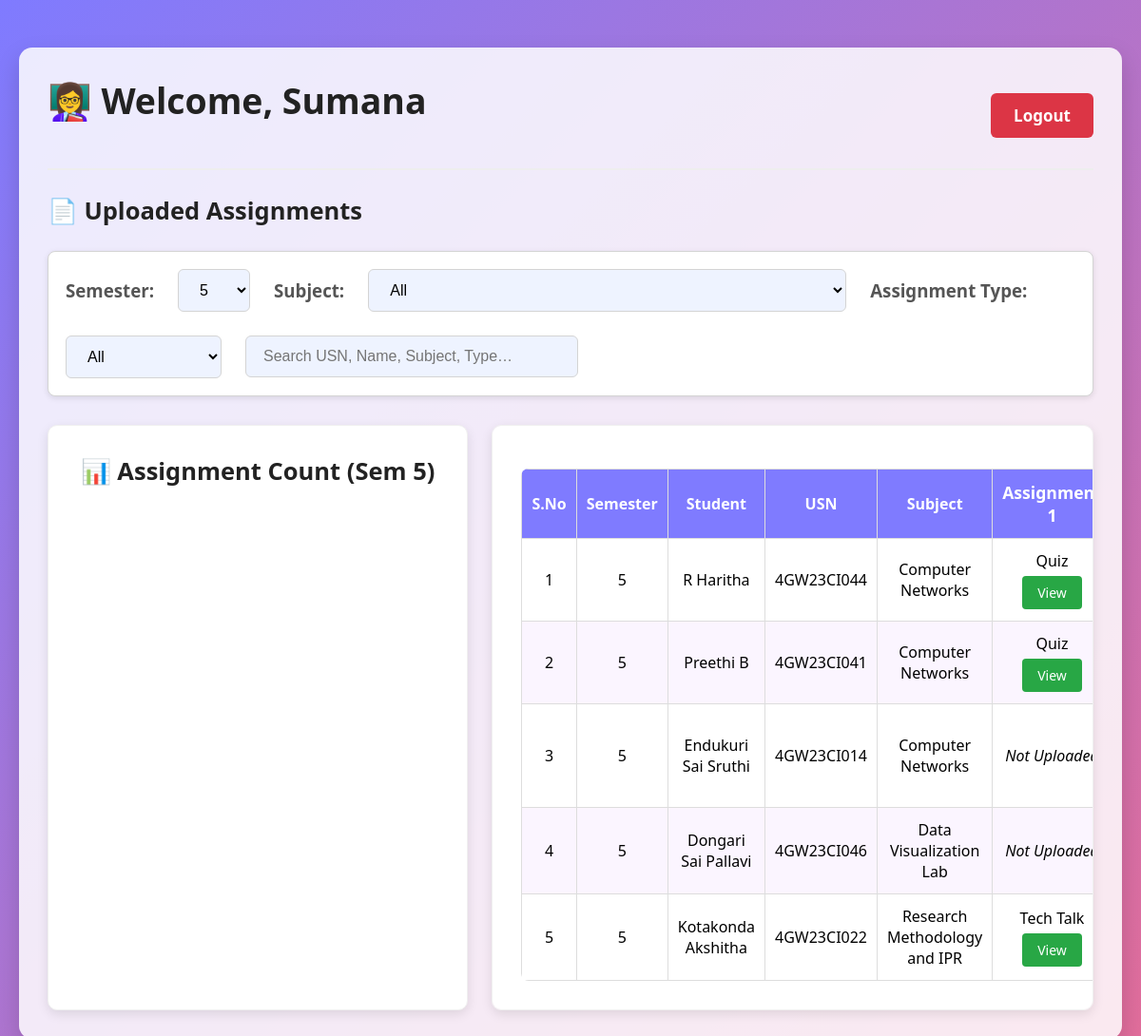
The app's page /teacher_dashboard.php?semester=5 (signed in) with its own data.
### tables this page shows
CREATE TABLE IF NOT EXISTS `assignments` (
  `id` int NOT NULL AUTO_INCREMENT,
  `usn` varchar(25) NOT NULL,
  `student_id` int NOT NULL,
  `subject` varchar(255) NOT NULL,
  `assignment_type` varchar(100) NOT NULL,
  `assignment_no` int NOT NULL,
  `file_path` varchar(500) NOT NULL,
  `semester` int NOT NULL,
  `uploaded_at` timestamp NULL DEFAULT CURRENT_TIMESTAMP,
  PRIMARY KEY (`id`)
);

CREATE TABLE IF NOT EXISTS `student` (
  `id` int NOT NULL AUTO_INCREMENT,
  `usn` varchar(10) NOT NULL,
  `password` varchar(500) NOT NULL,
  `name` varchar(500) NOT NULL,
  `email` varchar(1000) NOT NULL,
  `dept` varchar(5) NOT NULL,
  `mobile` bigint NOT NULL,
  `sem` int NOT NULL,
  `batch` int NOT NULL,
  `dob` date DEFAULT NULL,
  `active` int NOT NULL DEFAULT '1',
  PRIMARY KEY (`id`)
);

### teacher_dashboard.php (the view, shortened to what this page needs)
<?php
include("db.php");
$teacher_name = $_SESSION['name'];
$filter_clauses = [];
$filter_types = '';
$filter_params = [];
$selected_semester = $_GET['semester'] ?? "";
if (!empty($selected_semester)) {
    $filter_clauses[] = "a.semester = ?";
    $filter_types .= "s";
    $filter_params[] = $selected_semester;
}
$where_clause = empty($filter_clauses) ? "1=1" : implode(" AND ", $filter_clauses);
$query = "
    SELECT a.*, s.name AS student_name, s.usn
    FROM assignments a
    JOIN student s ON a.usn = s.usn
    WHERE $where_clause
    ORDER BY a.semester, a.subject, a.assignment_no
";
$stmt = $conn->prepare($query);
if (!empty($filter_params)) {
    $stmt->bind_param($filter_types, ...$filter_params);
}
$stmt->execute();
$result = $stmt->get_result();
$semesters = $conn->query("SELECT DISTINCT sem FROM scheme ORDER BY sem ASC");
$grouped = [];
if ($result && $result->num_rows > 0) {
    while ($row = $result->fetch_assoc()) {
        $sem = $row['semester'];
        $usn = $row['usn'];
        $sub = $row['subject'];
        $grouped[$sem][$usn][$sub][$row['assignment_no']] = $row;
    }
}
$where_sem_clause = !empty($selected_semester) ? "WHERE semester = ?" : "WHERE 1=1";
$param_value = $selected_semester;
$count_query = "SELECT
    (SELECT COUNT(*) FROM assignments $where_sem_clause AND assignment_no=1) AS c1,
    (SELECT COUNT(*) FROM assignments $where_sem_clause AND assignment_no=2) AS c2";
$count_stmt = $conn->prepare($count_query);
if (!empty($selected_semester)) {
    $count_stmt->bind_param("ss", $param_value, $param_value);
}
$count_stmt->execute();
$counts = $count_stmt->get_result()->fetch_assoc();
$assign1 = $counts['c1'];
$assign2 = $counts['c2'];
$total_assignments = $assign1 + $assign2;
?>
<!DOCTYPE html>
<html>
<head>
</head>
<body>
<div class="container">
<div class="header-bar">
    <h2>👩‍🏫 Welcome, <?= htmlspecialchars($teacher_name); ?></h2>
    <a href="logout.php" class="btn-logout">Logout</a>
</div>
<h3>📄 Uploaded Assignments</h3>
<form method="get" class="filters" id="filterForm">
    <label for="semester">Semester:</label>
    <select name="semester" id="semester">
        <?php
        if ($semesters) $semesters->data_seek(0);
        while ($s = $semesters->fetch_assoc()): ?>
            <option value="<?= $s['sem']; ?>" <?= ($selected_semester == $s['sem']) ? 'selected' : ''; ?>>
                <?= $s['sem']; ?>
            </option>
        <?php endwhile; ?>
    </select>
    <label for="subject">Subject:</label>
    <select name="subject" id="subject">
        <option value="">All</option>
    </select>
    <label for="assignment_type">Assignment Type:</label>
    <select name="assignment_type" id="assignment_type">
        <option value="">All</option>
    </select>
    <input type="text" id="searchInput" placeholder="Search USN, Name, Subject, Type…">
</form>
<div class="flex-container">
    <div class="chart-card">
        <h3>📊 Assignment Count
            <?php if (!empty($selected_semester)): ?>
                (Sem <?= htmlspecialchars($selected_semester) ?>)
            <?php else: ?>
                (All Semesters)
            <?php endif; ?>
        </h3>
        <?php if ($total_assignments > 0): ?>
            <div id="piechart" style="width:100%; height:250px;"></div>
        <?php else: ?>
            <div id="piechart" style="width:100%; height:250px;" class="no-submissions-msg">
                No submissions found for the current filters.
            </div>
        <?php endif; ?>
    </div>
    <div class="table-card">
        <table id="assignmentTable">
            <thead>
            <tr>
                <th>S.No</th>
                <th>Semester</th>
                <th>Student</th>
                <th>USN</th>
                <th>Subject</th>
                <th style="font-size: 1.1em;">Assignment 1</th>
                </tr>
            </thead>
            <tbody id="tableBody">
            <?php
            $sno = 1;
            if (!empty($grouped)):
                foreach ($grouped as $sem => $students):
                    foreach ($students as $usn => $subjects):
                        foreach ($subjects as $subject => $assignments):
                            $student_name = reset($assignments)['student_name'];
            ?>
            <tr data-subject="<?= htmlspecialchars($subject) ?>" data-usn="<?= htmlspecialchars($usn) ?>" data-name="<?= htmlspecialchars($student_name) ?>" data-sem="<?= htmlspecialchars($sem) ?>">
                <td><?= $sno++ ?></td>
                <td><?= $sem ?></td>
                <td><?= htmlspecialchars($student_name) ?></td>
                <td><?= htmlspecialchars($usn) ?></td>
                <td><?= htmlspecialchars($subject) ?></td>
                <?php for ($i=1; $i<=2; $i++): ?>
                    <td>
                        <?php if (isset($assignments[$i])):
                            $file_path = $assignments[$i]['file_path'] ?? '';
                        ?>
                            <span data-type="<?= htmlspecialchars($assignments[$i]['assignment_type']) ?>"><?= htmlspecialchars($assignments[$i]['assignment_type']) ?></span><br>
                            <?php if (!empty($file_path)): ?>
                                <a href="download.php?file=<?= urlencode($file_path) ?>" class="btn-view" target="_blank">View</a>
                            <?php else: ?>
                                <span style="color:#f0ad4e;">File Missing</span>
                            <?php endif; ?>
                        <?php else: ?>
                            <em>Not Uploaded</em>
                        <?php endif; ?>
                    </td>
                <?php endfor; ?>
            </tr>
            <?php endforeach; endforeach; endforeach; else: ?>
                <tr><td colspan="7">No Records Found</td></tr>
            <?php endif; ?>
            </tbody>
        </table>
    </div>
</div> </div>
</body>
</html>

### teacher_dashboard.php (style rules this page uses)
body { font-family: 'Segoe UI', Tahoma, Geneva, Verdana, sans-serif; font-size: 17px; background: linear-gradient(135deg, #7F7BFF, #E26D9A); margin:0; padding:20px; display: flex; justify-content: center; align-items: flex-start; min-height: 100vh; }
.container { background: #ffffffd9; padding:30px; border-radius:14px; box-shadow: 0px 10px 25px rgba(0,0,0,0.15); max-width:1400px; width: 95%; margin-top: 30px; }
h2 { font-size: 2.2em; margin-top:0; color: #222; }
h3 { font-size: 1.5em; margin-top:0; color: #222; }
.header-bar { display: flex; justify-content: space-between; align-items: center; margin-bottom: 25px; padding-bottom: 15px; border-bottom: 2px solid #eee; }
.btn-logout { background:#dc3545; color:white; padding:12px 24px; border-radius:6px; text-decoration:none; font-weight: bold; transition: background-color 0.3s; }
.filters { display:flex; flex-wrap: wrap; gap:25px; margin-bottom:30px; align-items:center; padding: 18px; background: #ffffff; border-radius: 8px; border: 1px solid #d4d4d4; box-shadow: 0 2px 6px rgba(0,0,0,0.1); }
.filters label { font-weight: bold; color: #555; font-size: 1.1em; }
.filters select, .filters input[type="text"] { padding:12px 18px; border-radius:6px; border:1px solid #d4d4d4; font-size:16px; background: #eef3ff; box-sizing: border-box; transition: border-color 0.3s; }
#searchInput { flex:1; max-width:350px; }
.flex-container { display:flex; gap:25px; margin-top:20px; flex-wrap: wrap; }
.chart-card, .table-card { background: #ffffff; padding:30px; border-radius:10px; box-shadow:0 4px 12px rgba(0,0,0,0.1); min-width:320px; flex:1; text-align:center; border: 1px solid #f0f0f0; }
.chart-card { flex: 2; }
.table-card { flex: 3; overflow-x:auto; text-align: left; }
table { width:100%; border-collapse:collapse; margin-top:15px; font-size:16px; border-radius: 8px; overflow: hidden; }
th, td { padding:12px 10px; border: 1px solid #ddd; text-align:center; }
th { background:#7F7BFF; color:white; font-weight: 600; }
tbody tr:nth-child(even) { background:#fbf5ff; }
.btn-view { background:#28a745; color:white; padding:8px 16px; border-radius:4px; text-decoration:none; display:inline-block; margin-top:5px; font-size: 14px; transition: background-color 0.3s; }

### records on screen
assignments: semester "5", assignment_type "Tech Talk"
student: name "R Haritha"
assignments: assignment_type "Quiz"
student: name "Preethi B"
assignments: assignment_type "Quiz"
student: name "Endukuri Sai Sruthi"
student: name "Dongari Sai Pallavi"
student: name "Kotakonda Akshitha", usn "4GW23CI022"

### other values on screen
$teacher_name "Sumana"
$selected_semester "5"
$usn "4GW23CI044"
$subject "Computer Networks"
$usn "4GW23CI041"
$usn "4GW23CI014"
$usn "4GW23CI046"
$subject "Data Visualization Lab"
$subject "Research Methodology and IPR"
form field semester "5"
